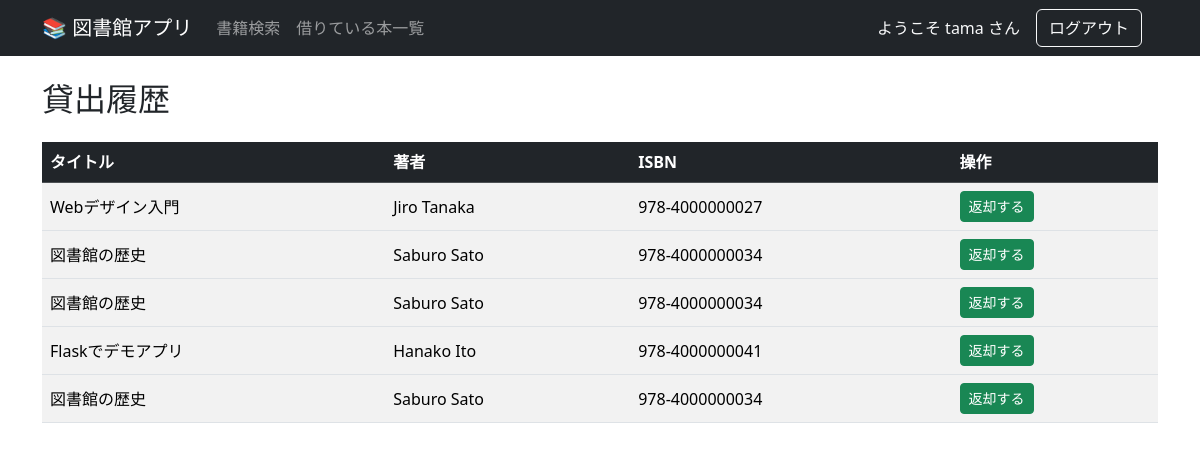
The page /borrowed_history (signed in) on the database its author committed.
### library/models.py (models this page shows, shortened)
class User(db.Model):
    __tablename__ = "users"  # 慣習：クラス名を lowercase 化、複数化
    id = db.Column(db.Integer, primary_key=True)
    username = db.Column(db.String(80), unique=True, nullable=False)
    password_hash = db.Column(db.String(128), nullable=False)
    loans = db.relationship("Loan", back_populates="user")

class Loan(db.Model):
    __tablename__ = "loans"
    id = db.Column(db.Integer, primary_key=True)
    book_id = db.Column(db.Integer, db.ForeignKey("books.id"), nullable=False)
    user_id = db.Column(db.Integer, db.ForeignKey("users.id"), nullable=False)
    borrowed_at = db.Column(db.DateTime, nullable=False, default=db.func.now())
    returned_at = db.Column(db.DateTime, nullable=True)
    user = db.relationship("User", back_populates="loans")
    book = db.relationship("Book", back_populates="loans")

class Book(db.Model):
    __tablename__ = "books"
    id = db.Column(db.Integer, primary_key=True)
    title = db.Column(db.String(80), nullable=False)
    author = db.Column(db.String(80), nullable=False)
    isbn = db.Column(db.String(20), unique=True)
    loans = db.relationship("Loan", back_populates="book", lazy="dynamic")

### library/app.py (the view)
@app.route("/borrowed_history")
def borrowed_history():
    user_id = session.get("user_id")
    if not user_id:
        return redirect(url_for("index"))
    current_user = User.query.get(user_id)
    borrowed = Loan.query.filter_by(user=current_user).all()
    return render_template('borrowed_history.html', borrowed=borrowed, user=current_user.username)

### library/templates/borrowed_history.html
{% from 'bootstrap5/form.html' import render_form %}
{% extends "base.html" %}
{% block content %}
<div class="container mt-4">
    <h2 class="mb-4">貸出履歴</h2>
    {% if borrowed %}
    <div class="table-responsive">
        <table class="table table-striped table-hover align-middle">
            <thead class="table-dark">
                <th>タイトル</th>
                <th>著者</th>
                <th>ISBN</th>
                <th>操作</th>
            </thead>
            {% for loan in borrowed %}
            <tbody>
                <td>{{ loan.book.title }}</td>
                <td>{{ loan.book.author }}</td>
                <td>{{ loan.book.isbn }}</td>
                <td>
                    <form method="POST" action="{{ url_for('return_book', loan_id=loan.id) }}">
                        <button class="btn btn-sm btn-success">
                            返却する
                        </button>
                    </form>
                </td>
            </tbody>
            {% endfor %}
        </table>
    </div>
    {% else %}
    <div class="alert alert-info">
        貸出履歴はありません。
    </div>
    {% endif %}
</div>
{% endblock %}

### library/templates/base.html (shortened to what this page needs)
{% from 'bootstrap5/utils.html' import render_messages %}
<!DOCTYPE html>
<html lang="ja">
<head>
    <link rel="stylesheet" href="https://cdn.jsdelivr.net/npm/bootstrap@5.3.5/dist/css/bootstrap.min.css"
>
</head>
<body>
    <nav class="navbar navbar-expand-lg navbar-dark bg-dark">
        <div class="container">
            <a class="navbar-brand" href="/">📚 図書館アプリ</a>
            <div class="navbar-collapse collapse" id="navbarNav">
                <ul class="navbar-nav me-auto">
                    <li class="nav-item">
                        <a class="nav-link" href="{{ url_for('search') }}">書籍検索</a>
                    </li>
                    <li class="nav-item">
                        <a class="nav-link" href="{{ url_for('borrowed_books') }}">借りている本一覧</a>
                    </li>
                </ul>
                <ul class="navbar-nav me-3 gap-3 align-items-center">
                    <li class="nav-item d-flex align-items-center"><span class="navbar-text text-light">ようこそ {{ user }} さん</span></li>
                    <li class="nav-item"><form action="{{ url_for('logout') }}" method="POST"><button type="submit" class="btn btn-outline-light">ログアウト</button></form></li>
                </ul>
            </div>
        </div>
    </nav>
    {% block content %}{% endblock %}
</body>
</html>

### rows shown on the page
User: username "tama"
Loan: book "Webデザイン入門", book.author "Jiro Tanaka", book.isbn "978-4000000027"
Loan: book "図書館の歴史", book.author "Saburo Sato", book.isbn "978-4000000034"
Loan: book "図書館の歴史", book.author "Saburo Sato", book.isbn "978-4000000034"
Loan: book "Flaskでデモアプリ", book.author "Hanako Ito", book.isbn "978-4000000041"
Loan: book "図書館の歴史", book.author "Saburo Sato", book.isbn "978-4000000034"
